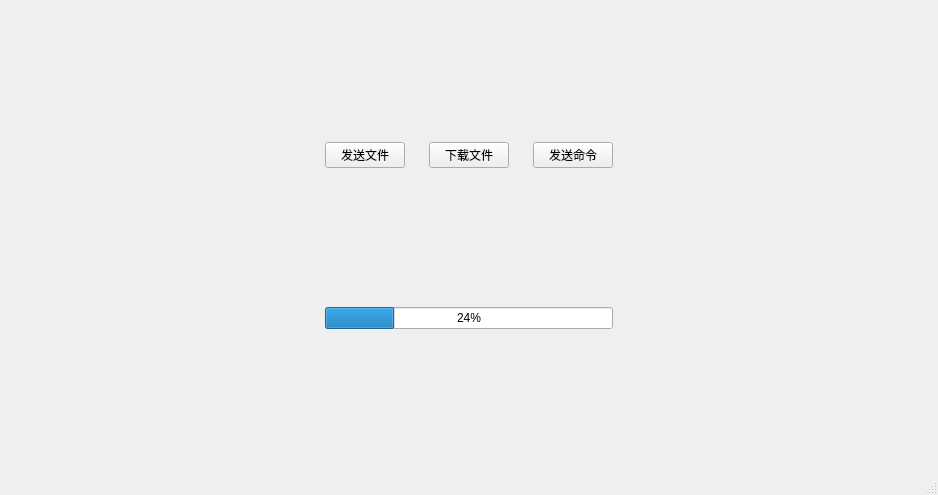
<?xml version="1.0" encoding="UTF-8"?>
<ui version="4.0">
 <class>MainWindow</class>
 <widget class="QMainWindow" name="MainWindow">
  <property name="geometry">
   <rect>
    <x>0</x>
    <y>0</y>
    <width>938</width>
    <height>495</height>
   </rect>
  </property>
  <property name="windowTitle">
   <string>MainWindow</string>
  </property>
  <widget class="QWidget" name="centralwidget">
   <layout class="QGridLayout" name="gridLayout">
    <property name="leftMargin">
     <number>0</number>
    </property>
    <property name="topMargin">
     <number>0</number>
    </property>
    <property name="rightMargin">
     <number>0</number>
    </property>
    <property name="bottomMargin">
     <number>0</number>
    </property>
    <property name="spacing">
     <number>0</number>
    </property>
    <item row="0" column="0">
     <widget class="QWidget" name="widgetBase" native="true">
      <property name="Background" stdset="0">
       <bool>true</bool>
      </property>
      <layout class="QGridLayout" name="gridLayout_2">
       <property name="horizontalSpacing">
        <number>24</number>
       </property>
       <item row="0" column="4">
        <spacer name="horizontalSpacer_2">
         <property name="orientation">
          <enum>Qt::Horizontal</enum>
         </property>
         <property name="sizeHint" stdset="0">
          <size>
           <width>40</width>
           <height>20</height>
          </size>
         </property>
        </spacer>
       </item>
       <item row="0" column="1">
        <widget class="QPushButton" name="btnSendFile">
         <property name="text">
          <string>发送文件</string>
         </property>
         <property name="Ok" stdset="0">
          <bool>true</bool>
         </property>
        </widget>
       </item>
       <item row="0" column="0">
        <spacer name="horizontalSpacer">
         <property name="orientation">
          <enum>Qt::Horizontal</enum>
         </property>
         <property name="sizeHint" stdset="0">
          <size>
           <width>40</width>
           <height>20</height>
          </size>
         </property>
        </spacer>
       </item>
       <item row="1" column="1" colspan="3">
        <widget class="QProgressBar" name="progressBar">
         <property name="value">
          <number>24</number>
         </property>
         <property name="alignment">
          <set>Qt::AlignCenter</set>
         </property>
        </widget>
       </item>
       <item row="0" column="3">
        <widget class="QPushButton" name="btnSendCommand">
         <property name="text">
          <string>发送命令</string>
         </property>
         <property name="Ok" stdset="0">
          <bool>true</bool>
         </property>
        </widget>
       </item>
       <item row="0" column="2">
        <widget class="QPushButton" name="btnDownloadFile">
         <property name="text">
          <string>下载文件</string>
         </property>
         <property name="Ok" stdset="0">
          <bool>true</bool>
         </property>
        </widget>
       </item>
      </layout>
     </widget>
    </item>
   </layout>
  </widget>
  <widget class="QMenuBar" name="menubar">
   <property name="geometry">
    <rect>
     <x>0</x>
     <y>0</y>
     <width>938</width>
     <height>21</height>
    </rect>
   </property>
  </widget>
  <widget class="QStatusBar" name="statusbar"/>
 </widget>
 <resources/>
 <connections/>
</ui>
